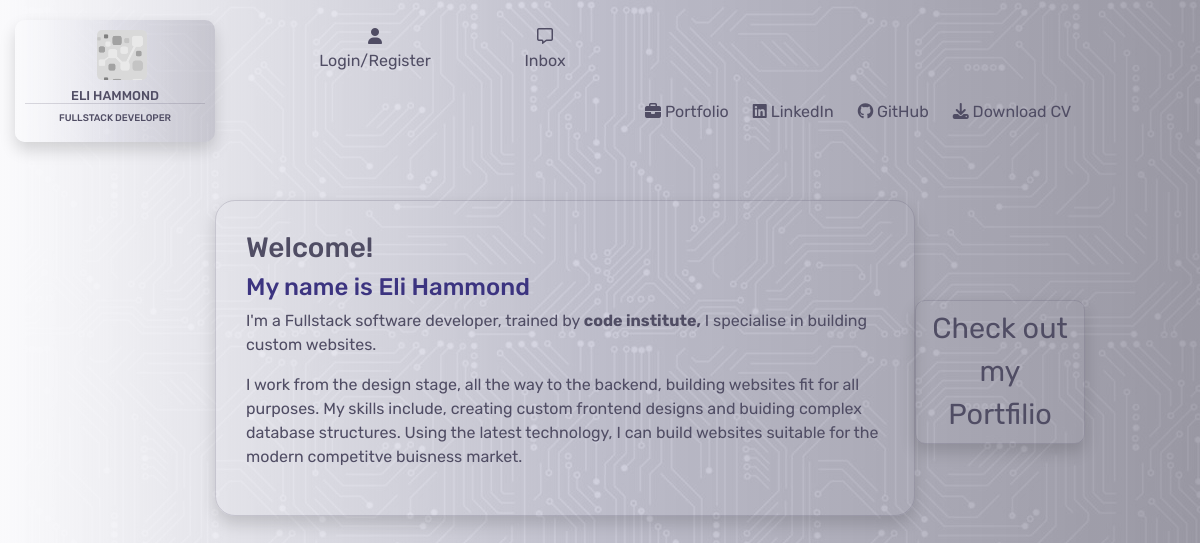
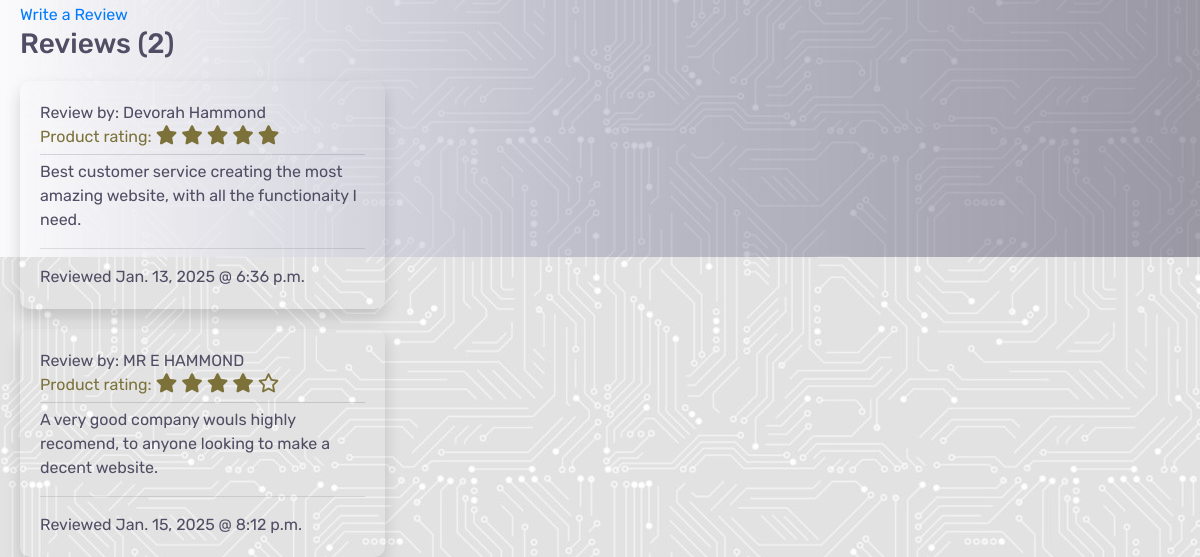
Before: / with the older database file (2 pictures, top to bottom).
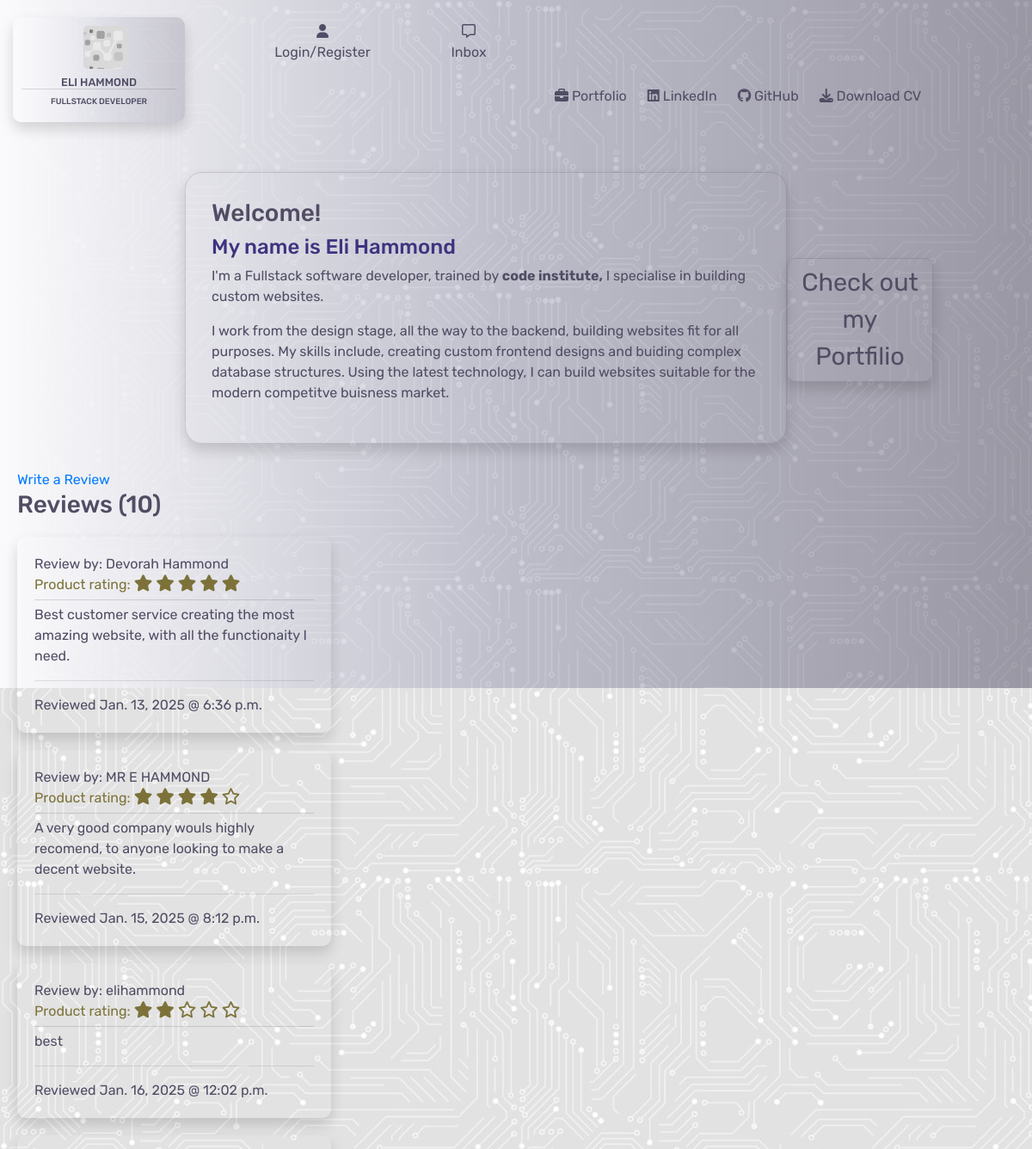
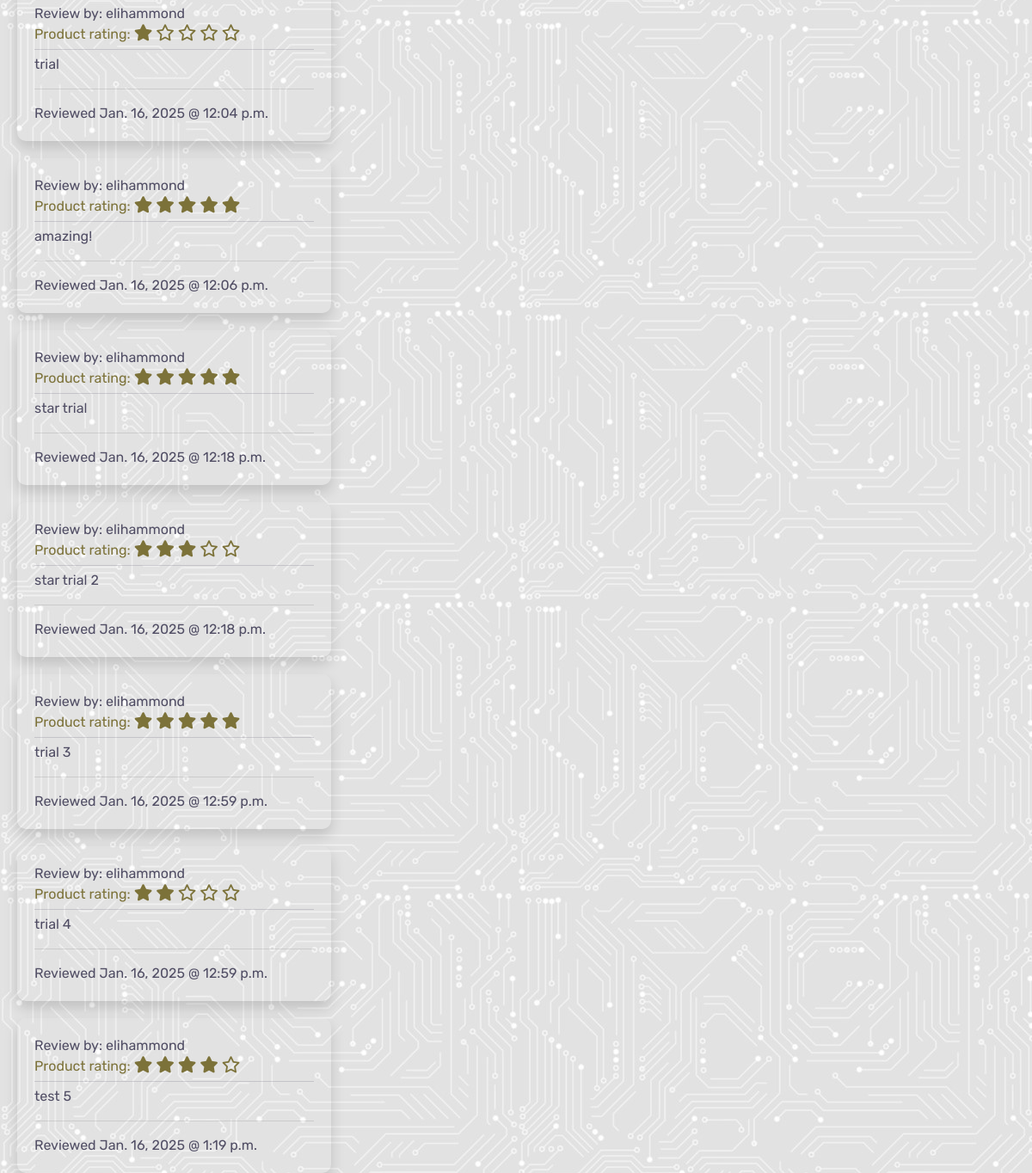
After: the same page with the newer database file (2 pictures, top to bottom).
### home/models.py (models this page shows)
class Reviews(models.Model):
    class Meta:
        verbose_name_plural = "Reviews"
    name = models.CharField(max_length=254)
    rating = models.IntegerField(default=1,
                                 choices=((i, i) for i in range(1, 6)))
    review = models.TextField(max_length=600, null=True, blank=True)
    date = models.DateField(auto_now=True)
    time = models.TimeField(auto_now=True)

### home/views.py (the view)
# urls.py: path('', views.index, name='home'),
def index(request):
    reviews = Reviews.objects.all()
    context = {
        'reviews': reviews,
    }
    return render(request, 'home/index.html', context)

### home/templates/home/index.html (shortened to what this page needs)
{% extends "base.html" %}
{% load static %}
{% block content %}
<div class="container-fluid">
    <div class="row">
        <div class="col-md-2">
        </div>
        <div class="col-md-8">
            <div class="info-box shadow">
                <h3>Welcome!</h3>
                <h4 class="sub-header">My name is Eli Hammond</h4>
                <p>I'm a Fullstack software developer, trained by
                    <span class="ci-link"><a href="https://codeinstitute.net/" target="_blank"> code institute,</a></span> I specialise in building custom websites.</p>
                <p>I work from the design stage, all the way to the backend, building websites fit for all purposes. My skills include, creating custom frontend designs and buiding complex database structures. Using the latest technology, I can build websites suitable for the modern competitve buisness market.</p>
            </div>
        </div>
        <div class="col-md-2">
            <div class="btn porfolio-btn shadow"><a href="{% url 'portfolio' %}">Check out my Portfilio</a></div>
        </div>
    </div>
    <div class="row">
        <div class="col-4 review-section">
            <a href="{% url 'create_review' %}">Write a Review</a>
            <h3>Reviews ({{ reviews.count }})</h3>
            {% for review in reviews %}
            <div class="user-review shadow">
                <div>
                    Review by: {{ review.name }}
                </div>
                <div class="review-stars">
                    Product rating:
                    {% if review.rating == 1 %}
                    <i class="fa-solid fa-star"></i>
                    <i class="fa-regular fa-star"></i>
                    <i class="fa-regular fa-star"></i>
                    <i class="fa-regular fa-star"></i>
                    <i class="fa-regular fa-star"></i>
                {% elif review.rating == 2 %}
                    <i class="fa-solid fa-star"></i>
                    <i class="fa-solid fa-star"></i>
                    <i class="fa-regular fa-star"></i>
                    <i class="fa-regular fa-star"></i>
                    <i class="fa-regular fa-star"></i>
                {% elif review.rating == 3 %}
                    <i class="fa-solid fa-star"></i>
                    <i class="fa-solid fa-star"></i>
                    <i class="fa-solid fa-star"></i>
                    <i class="fa-regular fa-star"></i>
                    <i class="fa-regular fa-star"></i>
                {% elif review.rating == 4 %}
                    <i class="fa-solid fa-star"></i>
                    <i class="fa-solid fa-star"></i>
                    <i class="fa-solid fa-star"></i>
                    <i class="fa-solid fa-star"></i>
                    <i class="fa-regular fa-star"></i>
                {% else %}
                    <i class="fa-solid fa-star"></i>
                    <i class="fa-solid fa-star"></i>
                    <i class="fa-solid fa-star"></i>
                    <i class="fa-solid fa-star"></i>
                    <i class="fa-solid fa-star"></i>
                {% endif %}
                </div>
                    <div class="review">{{ review.review }}</div>
                    <hr>
                    <div class="time-date">
                        Reviewed {{ review.date }} @ {{ review.time }}
                    </div>
            </div>
            {% endfor %}
        </div>
        <div class="col-8"></div>
    </div>
</div>
{% endblock %}

Changed rows visible on the page:
added Reviews: name "elihammond", rating 2 (drawn), review "best", date "Jan. 16, 2025", time "12:02 p.m."
added Reviews: name "elihammond", rating 1 (drawn), review "trial", date "Jan. 16, 2025", time "12:04 p.m."
added Reviews: name "elihammond", rating 5 (drawn), review "amazing!", date "Jan. 16, 2025", time "12:06 p.m."
added Reviews: name "elihammond", rating 5 (drawn), review "star trial", date "Jan. 16, 2025", time "12:18 p.m."
added Reviews: name "elihammond", rating 3 (drawn), review "star trial 2", date "Jan. 16, 2025", time "12:18 p.m."
added Reviews: name "elihammond", rating 5 (drawn), review "trial 3", date "Jan. 16, 2025", time "12:59 p.m."
added Reviews: name "elihammond", rating 2 (drawn), review "trial 4", date "Jan. 16, 2025", time "12:59 p.m."
added Reviews: name "elihammond", rating 4 (drawn), review "test 5", date "Jan. 16, 2025", time "1:19 p.m."
Other visible differences:
{{ reviews.count }}: "2" → "10"
